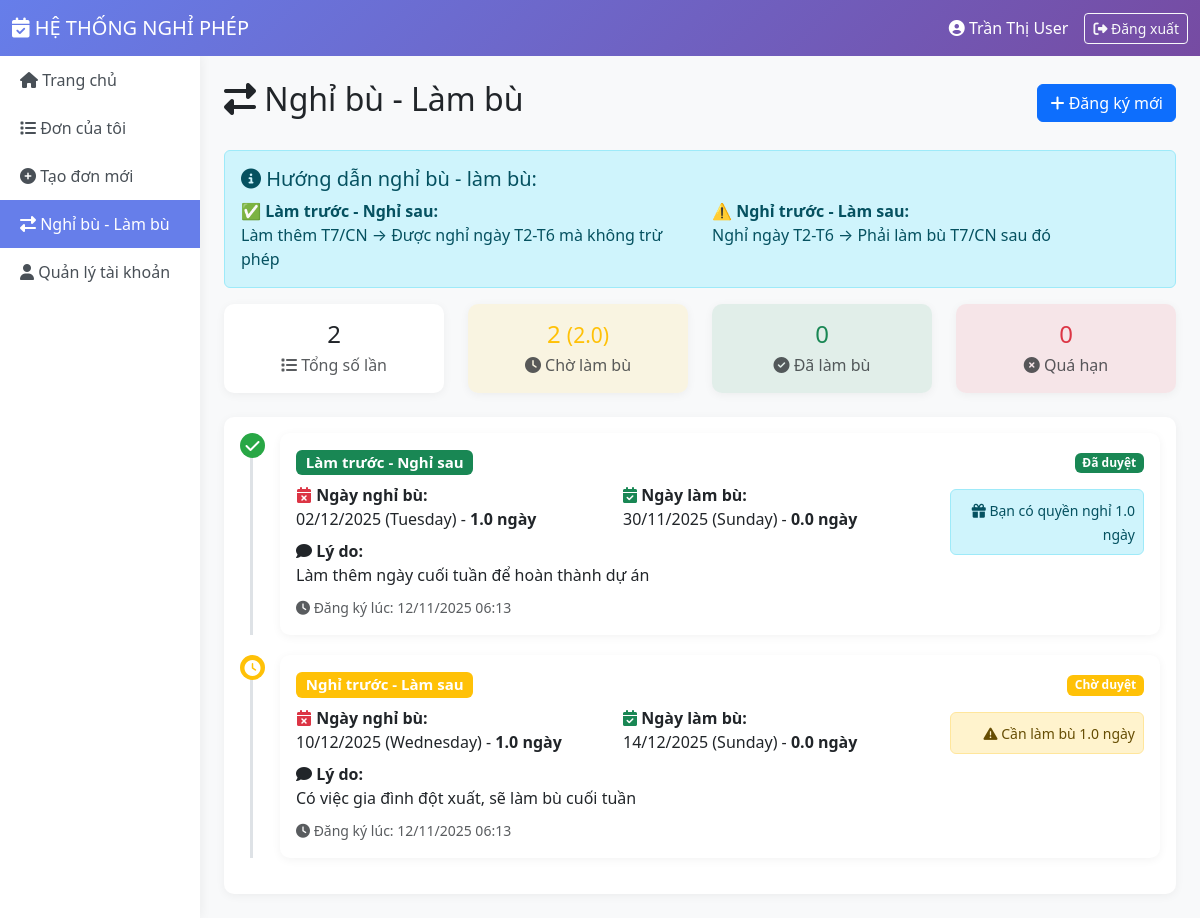
The app's page /views/user/nghi_bu.php (signed in) with its own data.
### tables this page shows
CREATE TABLE `nghibu` (
  `MaNghiBu` int(11) NOT NULL,
  `MaNguoiDung` varchar(50) NOT NULL,
  `LoaiNghiBu` enum('Nghi_truoc_lam_sau','Lam_truoc_nghi_sau') NOT NULL,
  `NgayNghiBu` date NOT NULL,
  `SoNgayNghi` decimal(5,1) NOT NULL DEFAULT 1.0,
  `NgayLamBu` date DEFAULT NULL,
  `SoNgayLam` decimal(5,1) DEFAULT 0.0,
  `TrangThai` enum('Cho_lam_bu','Da_lam_bu','Qua_han') DEFAULT 'Cho_lam_bu',
  `LyDo` text DEFAULT NULL,
  `GhiChu` varchar(255) DEFAULT NULL,
  `NguoiDuyet` varchar(50) DEFAULT NULL,
  `TrangThaiDuyet` enum('WAITING','ACCEPT','DENY') DEFAULT 'WAITING',
  `NgayTao` timestamp NOT NULL DEFAULT current_timestamp(),
  `NgayCapNhat` timestamp NOT NULL DEFAULT current_timestamp() ON UPDATE current_timestamp()
);

### includes/session.php (called while the page is built, shortened)
<?php
function isLoggedIn() {
    return isset($_SESSION['user_id']) && !empty($_SESSION['user_id']);
}
function getCurrentUser() {
    return [
        'id' => $_SESSION['user_id'],
        'username' => $_SESSION['username'],
        'fullname' => $_SESSION['fullname'],
        'email' => $_SESSION['email'],
        'role' => $_SESSION['role'],
        'department' => $_SESSION['department'] ?? ''
    ];
}
?>

### includes/functions.php (called while the page is built, shortened)
<?php
function formatDate($date, $format = 'd/m/Y') {
    $timestamp = strtotime($date);
    return date($format, $timestamp);
}
function formatDateTime($datetime, $format = 'd/m/Y H:i') {
    $timestamp = strtotime($datetime);
    return date($format, $timestamp);
}
?>

### views/user/nghi_bu.php (the view, shortened to what this page needs)
<?php
require_once __DIR__ . '/../../includes/session.php';
require_once __DIR__ . '/../../includes/functions.php';
$pdo = getDBConnection();
$currentUser = getCurrentUser();
$stmt = $pdo->prepare("
    SELECT nb.*,
           nd.HoTen as TenNguoiDuyet
    FROM NghiBu nb
    LEFT JOIN NguoiDung nd ON nb.NguoiDuyet = nd.MaNguoiDung
    WHERE nb.MaNguoiDung = ?
    ORDER BY nb.NgayTao DESC
");
$stmt->execute([$currentUser['id']]);
$nghiBuList = $stmt->fetchAll();
$stmt = $pdo->prepare("
    SELECT
        COUNT(*) as Total,
        SUM(CASE WHEN TrangThai = 'Cho_lam_bu' THEN 1 ELSE 0 END) as ChoLamBu,
        SUM(CASE WHEN TrangThai = 'Da_lam_bu' THEN 1 ELSE 0 END) as DaLamBu,
        SUM(CASE WHEN TrangThai = 'Qua_han' THEN 1 ELSE 0 END) as QuaHan,
        SUM(CASE WHEN TrangThai = 'Cho_lam_bu' THEN SoNgayNghi ELSE 0 END) as TongNgayChoLamBu
    FROM NghiBu
    WHERE MaNguoiDung = ?
");
$stmt->execute([$currentUser['id']]);
$stats = $stmt->fetch();
?>
<!DOCTYPE html>
<html lang="vi">
<head>
    <link href="https://cdn.jsdelivr.net/npm/bootstrap@5.3.0/dist/css/bootstrap.min.css" rel="stylesheet">
    <link rel="stylesheet" href="https://cdnjs.cloudflare.com/ajax/libs/font-awesome/6.4.0/css/all.min.css">
</head>
<body>
    <nav class="navbar navbar-expand-lg navbar-dark">
        <div class="container-fluid">
            <a class="navbar-brand" href="dashboard.php">
                <i class="fas fa-calendar-check"></i> HỆ THỐNG NGHỈ PHÉP
            </a>
            <div class="ms-auto d-flex align-items-center">
                <span class="text-white me-3">
                    <i class="fas fa-user-circle"></i> <?= htmlspecialchars($currentUser['fullname']) ?>
                </span>
                <a href="../../controllers/AuthController.php?action=logout" class="btn btn-outline-light btn-sm">
                    <i class="fas fa-sign-out-alt"></i> Đăng xuất
                </a>
            </div>
        </div>
    </nav>
    <div class="container-fluid">
        <div class="row">
            <div class="col-md-2 sidebar p-0">
                <ul class="nav flex-column">
                    <li class="nav-item">
                        <a class="nav-link" href="dashboard.php">
                            <i class="fas fa-home"></i> Trang chủ
                        </a>
                    </li>
                    <li class="nav-item">
                        <a class="nav-link" href="my_leaves.php">
                            <i class="fas fa-list"></i> Đơn của tôi
                        </a>
                    </li>
                    <li class="nav-item">
                        <a class="nav-link" href="create_leave.php">
                            <i class="fas fa-plus-circle"></i> Tạo đơn mới
                        </a>
                    </li>
                    <li class="nav-item">
                        <a class="nav-link active" href="nghi_bu.php">
                            <i class="fas fa-exchange-alt"></i> Nghỉ bù - Làm bù
                        </a>
                    </li>
                    <li class="nav-item">
                        <a class="nav-link" href="profile.php">
                            <i class="fas fa-user"></i> Quản lý tài khoản
                        </a>
                    </li>
                </ul>
            </div>
            <div class="col-md-10 p-4">
                <div class="d-flex justify-content-between align-items-center mb-4">
                    <h2>
                        <i class="fas fa-exchange-alt"></i> Nghỉ bù - Làm bù
                    </h2>
                    <a href="create_nghi_bu.php" class="btn btn-primary">
                        <i class="fas fa-plus"></i> Đăng ký mới
                    </a>
                </div>
                <div class="alert alert-info">
                    <h5><i class="fas fa-info-circle"></i> Hướng dẫn nghỉ bù - làm bù:</h5>
                    <div class="row">
                        <div class="col-md-6">
                            <strong>✅ Làm trước - Nghỉ sau:</strong>
                            <p class="mb-0">Làm thêm T7/CN → Được nghỉ ngày T2-T6 mà không trừ phép</p>
                        </div>
                        <div class="col-md-6">
                            <strong>⚠️ Nghỉ trước - Làm sau:</strong>
                            <p class="mb-0">Nghỉ ngày T2-T6 → Phải làm bù T7/CN sau đó</p>
                        </div>
                    </div>
                </div>
                <div class="row mb-4">
                    <div class="col-md-3">
                        <div class="card text-center p-3">
                            <h4 class="mb-1"><?= $stats['Total'] ?></h4>
                            <p class="text-muted mb-0"><i class="fas fa-list"></i> Tổng số lần</p>
                        </div>
                    </div>
                    <div class="col-md-3">
                        <div class="card text-center p-3 bg-warning bg-opacity-10">
                            <h4 class="mb-1 text-warning">
                                <?= $stats['ChoLamBu'] ?>
                                <?php if ($stats['TongNgayChoLamBu'] > 0): ?>
                                    <small>(<?= number_format($stats['TongNgayChoLamBu'], 1) ?>)</small>
                                <?php endif; ?>
                            </h4>
                            <p class="text-muted mb-0"><i class="fas fa-clock"></i> Chờ làm bù</p>
                        </div>
                    </div>
                    <div class="col-md-3">
                        <div class="card text-center p-3 bg-success bg-opacity-10">
                            <h4 class="mb-1 text-success"><?= $stats['DaLamBu'] ?></h4>
                            <p class="text-muted mb-0"><i class="fas fa-check-circle"></i> Đã làm bù</p>
                        </div>
                    </div>
                    <div class="col-md-3">
                        <div class="card text-center p-3 bg-danger bg-opacity-10">
                            <h4 class="mb-1 text-danger"><?= $stats['QuaHan'] ?></h4>
                            <p class="text-muted mb-0"><i class="fas fa-times-circle"></i> Quá hạn</p>
                        </div>
                    </div>
                </div>
                <div class="card">
                    <div class="card-body">
                        <?php if (empty($nghiBuList)): ?>
                            <div class="text-center py-5 text-muted">
                                <i class="fas fa-inbox fa-4x mb-3"></i>
                                <h5>Chưa có đăng ký nghỉ bù nào</h5>
                                <p>Click nút "Đăng ký mới" để tạo đăng ký nghỉ bù/làm bù</p>
                            </div>
                        <?php else: ?>
                            <?php foreach ($nghiBuList as $item): ?>
                            <div class="timeline-item">
                                <div class="timeline-icon <?= $item['LoaiNghiBu'] == 'Lam_truoc_nghi_sau' ? 'type-lam-truoc' : 'type-nghi-truoc' ?>">
                                    <i class="fas fa-<?= $item['LoaiNghiBu'] == 'Lam_truoc_nghi_sau' ? 'check' : 'clock' ?>"></i>
                                </div>
                                <div class="card mb-3">
                                    <div class="card-body">
                                        <div class="row">
                                            <div class="col-md-9">
                                                <h5 class="mb-2">
                                                    <?php if ($item['LoaiNghiBu'] == 'Lam_truoc_nghi_sau'): ?>
                                                        <span class="badge bg-success">Làm trước - Nghỉ sau</span>
                                                    <?php else: ?>
                                                        <span class="badge bg-warning">Nghỉ trước - Làm sau</span>
                                                    <?php endif; ?>
                                                </h5>
                                                <div class="row mb-2">
                                                    <div class="col-md-6">
                                                        <strong><i class="fas fa-calendar-times text-danger"></i> Ngày nghỉ bù:</strong><br>
                                                        <?= formatDate($item['NgayNghiBu']) ?>
                                                        (<?= date('l', strtotime($item['NgayNghiBu'])) ?>)
                                                        - <strong><?= $item['SoNgayNghi'] ?> ngày</strong>
                                                    </div>
                                                    <div class="col-md-6">
                                                        <strong><i class="fas fa-calendar-check text-success"></i> Ngày làm bù:</strong><br>
                                                        <?php if ($item['NgayLamBu']): ?>
                                                            <?= formatDate($item['NgayLamBu']) ?>
                                                            (<?= date('l', strtotime($item['NgayLamBu'])) ?>)
                                                            - <strong><?= $item['SoNgayLam'] ?> ngày</strong>
                                                        <?php else: ?>
                                                            <span class="text-muted">Chưa xác định</span>
                                                        <?php endif; ?>
                                                    </div>
                                                </div>
                                                <?php if ($item['LyDo']): ?>
                                                <p class="mb-2">
                                                    <strong><i class="fas fa-comment"></i> Lý do:</strong><br>
                                                    <?= nl2br(htmlspecialchars($item['LyDo'])) ?>
                                                </p>
                                                <?php endif; ?>
                                                <small class="text-muted">
                                                    <i class="fas fa-clock"></i> Đăng ký lúc: <?= formatDateTime($item['NgayTao']) ?>
                                                </small>
                                            </div>
                                            <div class="col-md-3 text-end">
                                                <?php if ($item['TrangThaiDuyet'] == 'WAITING'): ?>
                                                    <span class="badge bg-warning mb-2">Chờ duyệt</span>
                                                <?php elseif ($item['TrangThaiDuyet'] == 'ACCEPT'): ?>
                                                    <span class="badge bg-success mb-2">Đã duyệt</span>
                                                <?php else: ?>
                                                    <span class="badge bg-danger mb-2">Từ chối</span>
                                                <?php endif; ?>
                                                <?php if ($item['LoaiNghiBu'] == 'Lam_truoc_nghi_sau' && $item['TrangThai'] == 'Cho_lam_bu'): ?>
                                                    <div class="alert alert-info p-2 mt-2">
                                                        <small>
                                                            <i class="fas fa-gift"></i>
                                                            Bạn có quyền nghỉ <?= $item['SoNgayNghi'] ?> ngày
                                                        </small>
                                                    </div>
                                                <?php endif; ?>
                                                <?php if ($item['LoaiNghiBu'] == 'Nghi_truoc_lam_sau' && $item['TrangThai'] == 'Cho_lam_bu'): ?>
                                                    <div class="alert alert-warning p-2 mt-2">
                                                        <small>
                                                            <i class="fas fa-exclamation-triangle"></i>
                                                            Cần làm bù <?= $item['SoNgayNghi'] ?> ngày
                                                        </small>
                                                    </div>
                                                <?php endif; ?>
                                            </div>
                                        </div>
                                    </div>
                                </div>
                            </div>
                            <?php endforeach; ?>
                        <?php endif; ?>
                    </div>
                </div>
            </div>
        </div>
    </div>
</body>
</html>

### views/user/nghi_bu.php (style rules this page uses)
body { background-color: #f8f9fa; }
.navbar { background: linear-gradient(135deg, #667eea 0%, #764ba2 100%); }
.sidebar { min-height: calc(100vh - 56px); background-color: #fff; box-shadow: 2px 0 10px rgba(0, 0, 0, 0.05); }
.sidebar .nav-link { color: #495057; padding: 12px 20px; transition: all 0.3s; }
.sidebar .nav-link:hover, .sidebar .nav-link.active { background-color: #667eea; color: white; }
.card { border: none; border-radius: 10px; box-shadow: 0 2px 10px rgba(0, 0, 0, 0.05); }
.timeline-item { position: relative; padding-left: 40px; margin-bottom: 20px; }
.timeline-item::before { content: ''; position: absolute; left: 10px; top: 0; width: 3px; height: 100%; background: #dee2e6; }
.timeline-icon { position: absolute; left: 0; top: 0; width: 25px; height: 25px; border-radius: 50%; display: flex; align-items: center; justify-content: center; }
.type-lam-truoc { background-color: #28a745; color: white; }
.type-nghi-truoc { background-color: #ffc107; color: white; }

### records on screen
nghibu: shows "Làm trước - Nghỉ sau", NgayNghiBu "02/12/2025", NgayNghiBu "Tuesday", SoNgayNghi "1.0", NgayLamBu "30/11/2025", NgayLamBu "Sunday", SoNgayLam "0.0", LyDo "Làm thêm ngày cuối tuần để hoàn thành dự án", NgayTao "12/11/2025 06:13", TrangThaiDuyet "Đã duyệt"
nghibu: shows "Nghỉ trước - Làm sau", NgayNghiBu "10/12/2025", NgayNghiBu "Wednesday", SoNgayNghi "1.0", NgayLamBu "14/12/2025", NgayLamBu "Sunday", SoNgayLam "0.0", LyDo "Có việc gia đình đột xuất, sẽ làm bù cuối tuần", NgayTao "12/11/2025 06:13", TrangThaiDuyet "Chờ duyệt"

### other values on screen
$currentUser['fullname'] "Trần Thị User"
$stats['Total'] "2"
$stats['ChoLamBu'] "2"
$stats['TongNgayChoLamBu'] "2.0"
$stats['DaLamBu'] "0"
$stats['QuaHan'] "0"
